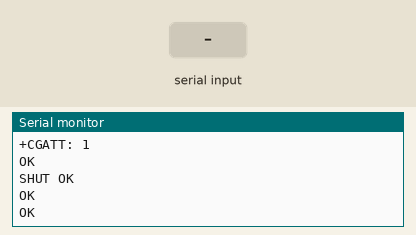
Bench run of a sketch on a simulated Arduino Uno, built with avr-gcc and run on an emulated ATmega328P. Parts: the last lines printed to the serial monitor. The test bench sets the inputs (shaded band). Random numbers use the default seed unless the sketch sets one; the modem accepts every AT command (registered, SIM ready, sends succeed) and sends nothing else.

Above: at 9.8 s.
9.9 s: "1" received over the second serial link
At 11.0 s:
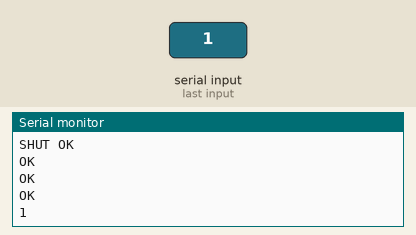
11.6 s: "0" received over the second serial link
At 13.7 s:
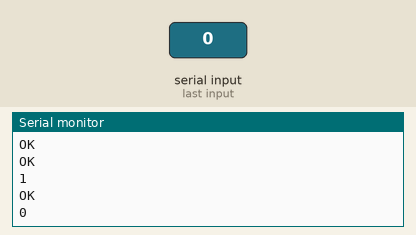
16.0 s: "2" received over the second serial link
At 18.6 s:
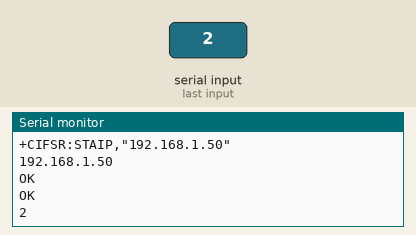
Timing chart, 0 to 20.1 s (numbered marks = the images above; inputs shaded):
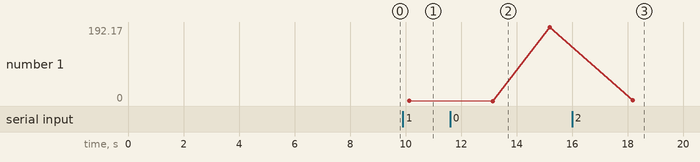

Measured:
- after the input at 9.9 s, the serial monitor: prints a new line after 0.24 s (image 1)
- after the input at 11.6 s, the serial monitor: prints a new line after 1.5 s (image 2)
- after the input at 16.0 s, the serial monitor: prints a new line after 2.2 s (image 3)
- plotted number 1: 192.17 → 2 after the input at 16.0 s

The sketch:

GSM_BETA.ino
```cpp
#include <SoftwareSerial.h>
SoftwareSerial gsmSerial(8,7);

int MyValue1;
void setup()
{

  gsmSerial.begin(9600);
  Serial.begin(9600);


}

void loop()
{

  MyValue1= random(50,500);


  Connect2Server();
  Field1(MyValue1);
  EndConnection();


}

void Connect2Server()
{

  gsmSerial.println("AT");
  delay(1000);

  gsmSerial.println("AT+CPIN?");
  delay(1000);

  gsmSerial.println("AT+CREG?");
  delay(1000);

  gsmSerial.println("AT+CGATT?");
  delay(1000);

  gsmSerial.println("AT+CIPSHUT");
  delay(1000);

  gsmSerial.println("AT+CIPSTATUS");
  delay(2000);

  gsmSerial.println("AT+CIPMUX=0");
  delay(2000);

  ShowSerialData();

  gsmSerial.println("AT+CSTT=\"airtelgsm.com\"");//start task and setting the APN,
  delay(1000);

  ShowSerialData();

  gsmSerial.println("AT+CIICR");//bring up wireless connection
  delay(3000);

  ShowSerialData();

  gsmSerial.println("AT+CIFSR");//get local IP adress
  delay(2000);

  ShowSerialData();

  gsmSerial.println("AT+CIPSPRT=0");
  delay(3000);

  ShowSerialData();

  gsmSerial.println("AT+CIPSTART=\"TCP\",\"api.thingspeak.com\",\"80\"");//start up the connection
  delay(6000);

  ShowSerialData();

  gsmSerial.println("AT+CIPSEND");//begin send data to remote server
  delay(4000);
  ShowSerialData();


}

void Field1(int data)
{

  String str="GET <api_keyof_thingspeak>" + String(data);
  gsmSerial.println(str);
  delay(2000);
  ShowSerialData();
  gsmSerial.println((char)26);
  delay(4000);
  gsmSerial.println();

  ShowSerialData();

}

void EndConnection()
{

  gsmSerial.println("AT+CIPSHUT");
  delay(100);
  ShowSerialData();

}

void ShowSerialData()
{

  while (gsmSerial.available()!=0)
  Serial.write(gsmSerial.read());


}
```
